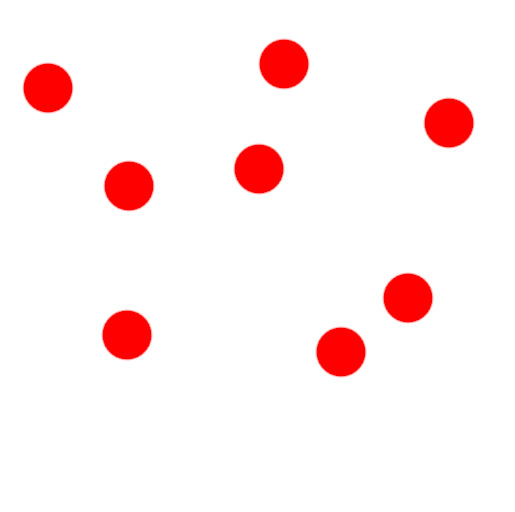
#> input picture Final_Assignment/question_2/Image-1.jpg, 515 x 512 px, found by its file name
$ python question2.py
#> lines starting #> are read from the running program, lines starting #| are printed output that depends on the picture; after the words box and inside, x2 and y2 are one past the last pixel; in counts of white or black regions, pixels touching at a corner belong together
import cv2

import numpy as np

import matplotlib.pyplot as plt


def getObjects(path):

    # Importing the image and preprocessing the image
#> called with path = 'Image-1.jpg'
    img = cv2.imread(path)
#> img is the input picture: shape (512, 515, 3); mean B, G, R 240.3, 240.3, 254.8
    img = cv2.cvtColor(img, cv2.COLOR_BGR2GRAY)
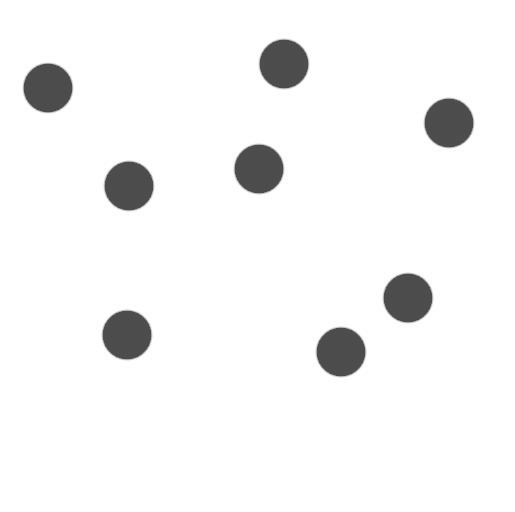
#> img: shape (512, 515); min 69, max 255, mean 244.6
    img = cv2.resize(img, (512,512))
#> img: shape (512, 512)

    # Updating the pixels which have a value greater than the minimum with 255 and the others with 0.\
    # Essentially, making a binary representation of the image.
    _, thresh = cv2.threshold(img, np.min(img)+10, 255, cv2.THRESH_BINARY_INV)
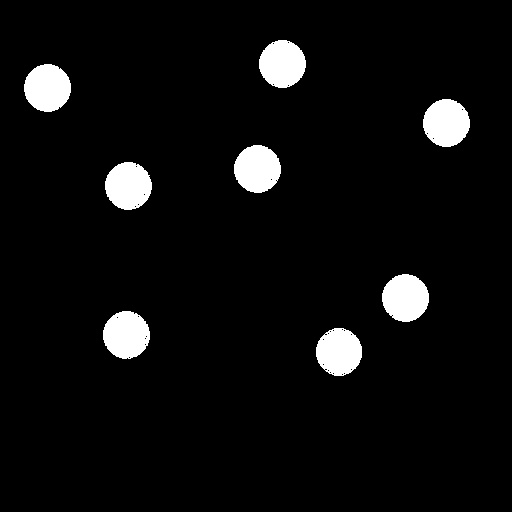
#> thresh: shape (512, 512); 5.3% white; 8 white regions

    # Locating the continuous closed regions where there is positive gradient across the normal.
    contours, hierarchy = cv2.findContours(thresh, cv2.RETR_EXTERNAL, cv2.CHAIN_APPROX_SIMPLE)
#> contours = 8 contours; box (x1, y1, x2, y2) and area: (24, 64, 71, 112) 1683, (423, 99, 470, 147) 1681, (103, 311, 150, 359) 1680, (382, 274, 429, 322) 1679, (234, 145, 281, 193) 1676, (105, 162, 152, 210) 1676, (259, 40, 306, 88) 1674, (316, 328, 362, 376) 1654

    objects = str(len(contours))
#> objects = '8'

    return thresh, int(objects)

# Processing Image 1
thresh, objects = getObjects('Image-1.jpg')
#> objects = 8
plt.imshow(thresh)

print("Number of objects = ", objects)
#| Number of objects =  8


# Processing Image 2
thresh, objects = getObjects('Image-2.jpg')
#> call 2 of getObjects, with path = 'Image-2.jpg'
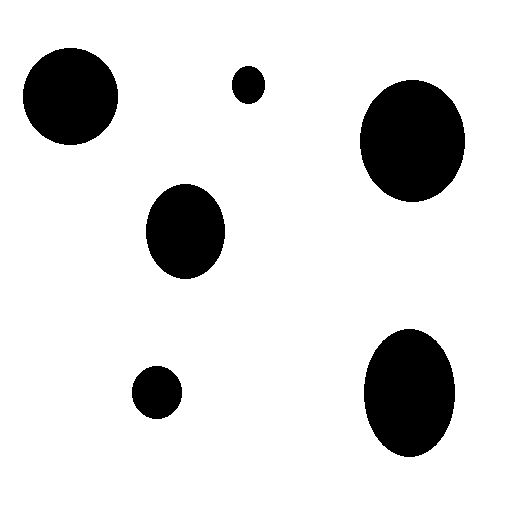
#> input picture Final_Assignment/question_2/Image-2.jpg, 512 x 512 px, found by its file name
#> in getObjects, img is the input picture: shape (512, 512, 3); 86.5% white; 6 black regions, box (x1, y1, x2, y2) and area: (360, 80, 465, 202) 10050, (364, 329, 455, 457) 9144, (23, 48, 118, 145) 7235, (146, 184, 225, 279) 5889, (132, 366, 182, 419) 2082, (232, 66, 265, 104) 990
#> in getObjects (call 2), `_, thresh = cv2.threshold(img, np.min(img)+10, 255, cv2.THRESH_BINARY_..`: thresh: shape (512, 512); 13.5% white; 6 white regions
#> in getObjects (call 2), `contours, hierarchy = cv2.findContours(thresh, cv2.RETR_EXTERNAL, cv2...`: contours = 6 contours; box (x1, y1, x2, y2) and area: (360, 80, 465, 202) 9890, (364, 329, 455, 457) 8986, (23, 48, 118, 145) 7100, (146, 184, 225, 279) 5766, (132, 366, 182, 419) 2010, (232, 66, 265, 104) 940
#> in getObjects (call 2), `objects = str(len(contours))`: objects = '6'
#> objects = 6
plt.imshow(thresh)

print("Number of objects = ", objects)
#| Number of objects =  6
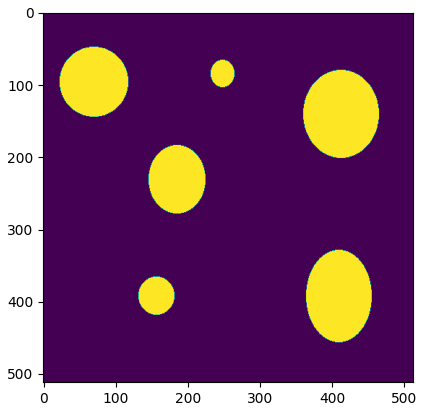
#> figure drawn by matplotlib, 1 panel
